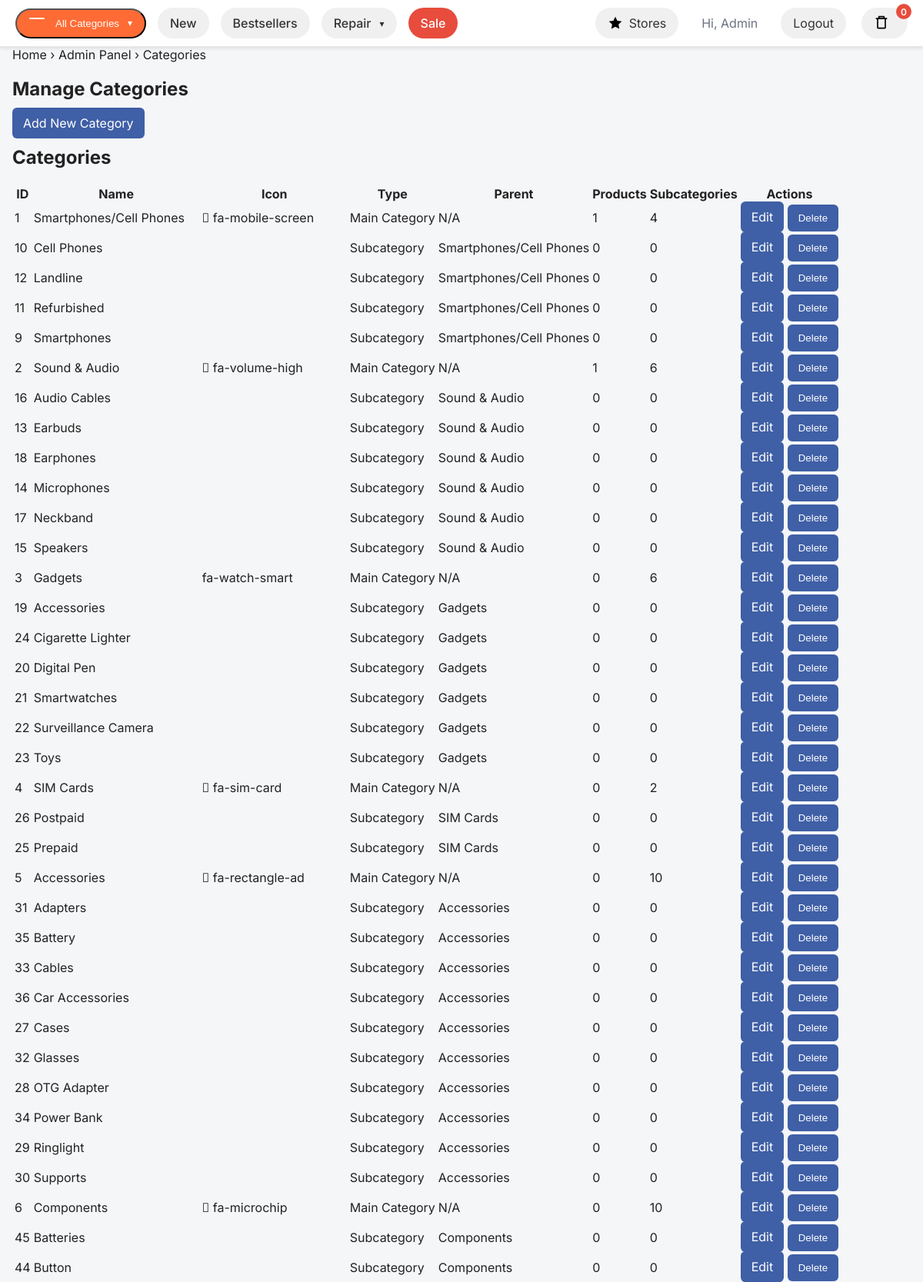
Screenshot of /admin/categories.php (signed in, upper part) with the database file from the repository.
### tables this page shows
CREATE TABLE IF NOT EXISTS categories (
  id INT AUTO_INCREMENT PRIMARY KEY,
  name VARCHAR(120) NOT NULL,
  icon VARCHAR(60) NULL,             
  parent_id INT NULL,
  CONSTRAINT fk_cat_parent FOREIGN KEY (parent_id) REFERENCES categories(id) ON DELETE CASCADE
);

### includes/config.php (called while the page is built, shortened)
<?php
$BASE_URL = 'http://localhost/imobile/';
?>

### includes/functions.php (called while the page is built, shortened)
<?php
function e($v) { return htmlspecialchars((string)$v, ENT_QUOTES, 'UTF-8'); }
function is_logged_in() { return isset($_SESSION['user']); }
?>

### admin/categories.php (the view, shortened to what this page needs)
<?php
require_once __DIR__ . '/auth.php';
require_once __DIR__ . '/../includes/functions.php';
$categories = $pdo->query("
    SELECT
        c.*,
        p.name as parent_name,
        (SELECT COUNT(*) FROM categories WHERE parent_id = c.id) as subcategories_count,
        (SELECT COUNT(*) FROM products WHERE category_id = c.id) as products_count
    FROM categories c
    LEFT JOIN categories p ON c.parent_id = p.id
    ORDER BY COALESCE(c.parent_id, c.id), c.parent_id IS NULL DESC, c.name
")->fetchAll();
require_once __DIR__ . '/../includes/header.php';
?>
<div class="breadcrumbs"><a href="../index.php">Home</a> › <a href="index.php">Admin Panel</a> › Categories</div>
<section class="card">
  <h1>Manage Categories</h1>
  <a href="?add=1" class="btn">Add New Category</a>
  <h2>Categories</h2>
  <table class="admin-table">
    <thead>
      <tr>
        <th>ID</th>
        <th>Name</th>
        <th>Icon</th>
        <th>Type</th>
        <th>Parent</th>
        <th>Products</th>
        <th>Subcategories</th>
        <th>Actions</th>
      </tr>
    </thead>
    <tbody>
      <?php foreach ($categories as $cat): ?>
        <tr>
          <td><?=$cat['id']?></td>
          <td><?=$cat['name']?></td>
          <td><?php if ($cat['icon']): ?><i class="<?=$cat['icon']?>"></i> <?=$cat['icon']?><?php endif; ?></td>
          <td><?=$cat['parent_id'] ? 'Subcategory' : 'Main Category'?></td>
          <td><?=$cat['parent_name'] ?: 'N/A'?></td>
          <td><?=$cat['products_count']?></td>
          <td><?=$cat['subcategories_count']?></td>
          <td>
            <a href="?edit=<?=$cat['id']?>" class="btn btn-small">Edit</a>
            <form method="post" style="display:inline;" onsubmit="return confirm('Are you sure? This will also delete all subcategories and may affect products.')">
              <button type="submit" name="delete" class="btn btn-small btn-red">Delete</button>
            </form>
          </td>
        </tr>
      <?php endforeach; ?>
    </tbody>
  </table>
</section>
<?php include __DIR__ . '/../includes/footer.php'; ?>

### includes/header.php (shortened to what this page needs)
<?php
require_once __DIR__ . '/config.php';
require_once __DIR__ . '/functions.php';
?>
<!DOCTYPE html>
<html lang="en">
<head>
  <link rel="stylesheet" href="<?=$BASE_URL?>assets/css/style.css">
  <link href="https://cdnjs.cloudflare.com/ajax/libs/font-awesome/6.5.0/css/all.min.css" rel="stylesheet">
</head>
<body>
<header class="site-header">
  <div class="container nav">
    <div class="nav-left">
      <button class="pill pill-orange" id="btnAllCategories" aria-expanded="false">
        <span class="burger"><span></span></span>
        All Categories
        <span class="chev">▾</span>
      </button>
      <a class="pill" href="<?=$BASE_URL?>index.php" data-nav="new">New</a>
      <a class="pill" href="<?=$BASE_URL?>bestsellers.php" data-nav="bestsellers">Bestsellers</a>
      <a class="pill pill-has-caret" href="<?=$BASE_URL?>repair.php" data-nav="repair">Repair <span class="chev">▾</span></a>
      <a class="pill pill-red" href="<?=$BASE_URL?>sale.php" data-nav="sale">Sale</a>
    </div>
    <div class="nav-right">
      <a class="link-store" href="<?=$BASE_URL?>stores.php" data-nav="stores">
        <span class="store-icon"></span> Stores
      </a>
      <?php if (is_logged_in()): ?>
        <span class="hello">Hi, <?=e($_SESSION['user']['first_name'] ?? 'User')?></span>
        <a class="link-account" href="<?=$BASE_URL?>logout.php" data-nav="account">Logout</a>
      <?php else: ?>
        <a class="link-account" href="<?=$BASE_URL?>login.php" data-nav="account">Login</a>
        <a class="link-account" href="<?=$BASE_URL?>register.php" data-nav="account">Register</a>
      <?php endif; ?>
      <a class="cart" href="<?=$BASE_URL?>cart.php" aria-label="Cart">
        <span class="cart-bag"></span>
        <span class="cart-badge" id="cartCount">0</span>
      </a>
    </div>
  </div>
</header>
<main class="page wrap">

### includes/footer.php (shortened to what this page needs)
</main>
</body>
</html>

### assets/css/style.css (style rules this page uses)
:root { --primary:#3F5FA6; --primary-dark:#2d4f97; --sale:#e53935; --bg:#f5f6f8; --text:#222; --muted:#6b7280; --card:#fff; --border:#e5e7eb; }
* { box-sizing:border-box }
html,body { margin:0;font-family:Inter,system-ui,-apple-system,Segoe UI,Roboto,Arial,sans-serif;color:var(--text);background:var(--bg) }
a { color:inherit;text-decoration:none }
.wrap { max-width:1220px;margin:0 auto;padding:0 16px }
.btn { border:0;background:var(--primary);color:#fff;padding:10px 14px;border-radius:6px;cursor:pointer }
.pill { display:inline-flex;gap:6px;align-items:center;padding:8px 12px;color:#fff;background:transparent;border-radius:4px }
.site-header { background:#fff;color:var(--text);position:sticky;top:0;z-index:50;border-bottom:1px solid var(--border);box-shadow:0 2px 4px rgba(0,0,0,.1) }
.container { max-width:1200px;margin:0 auto;padding:0 20px }
.nav { display:flex;align-items:center;justify-content:space-between;min-height:60px }
.nav-left { display:flex;align-items:center;gap:15px }
.nav-right { display:flex;align-items:center;gap:20px }
.pill { display:inline-flex;align-items:center;padding:10px 16px;border-radius:25px;font-weight:500;text-decoration:none;transition:all 0.3s ease;color:#333;background:#f0f0f0 }
.pill-orange { background:#ff6b35;color:#fff }
.pill-has-caret { position:relative }
.chev { margin-left:5px;font-size:12px }
.burger { display:flex;flex-direction:column;width:20px;height:14px;justify-content:space-between;margin-right:8px }
.burger span { display:block;width:100%;height:2px;background:#fff;border-radius:1px }
.pill-red { background:#e74c3c;color:#fff }
.link-store,.link-account { display:flex;align-items:center;padding:10px 16px;border-radius:25px;text-decoration:none;color:#333;background:#f0f0f0;transition:all 0.3s ease }
.store-icon { display:inline-block;width:20px;height:20px;background-size:contain;margin-right:8px }
.cart { display:flex;align-items:center;padding:10px 16px;border-radius:25px;text-decoration:none;color:#333;background:#f0f0f0;position:relative;transition:all 0.3s ease }
.cart-bag { display:inline-block;width:20px;height:20px;background-size:contain;margin-right:8px }
.cart-badge { position:absolute;top:-5px;right:-5px;background:#e74c3c;color:#fff;border-radius:50%;width:20px;height:20px;display:flex;align-items:center;justify-content:center;font-size:12px;font-weight:600 }
.hello { margin:0 10px;color:var(--muted) }

### rows the page displays
categories: id "1", name "Smartphones/Cell Phones", icon "fa-mobile-screen", shows "Main Category", parent_name "N/A", products_count "1", subcategories_count "4"
categories: id "10", name "Cell Phones", shows "Subcategory", parent.name "Smartphones/Cell Phones", products_count "0", subcategories_count "0"
categories: id "12", name "Landline", shows "Subcategory", parent.name "Smartphones/Cell Phones", products_count "0", subcategories_count "0"
categories: id "11", name "Refurbished", shows "Subcategory", parent.name "Smartphones/Cell Phones", products_count "0", subcategories_count "0"
categories: id "9", name "Smartphones", shows "Subcategory", parent.name "Smartphones/Cell Phones", products_count "0", subcategories_count "0"
categories: id "2", name "Sound & Audio", icon "fa-volume-high", shows "Main Category", parent_name "N/A", products_count "1", subcategories_count "6"
categories: id "16", name "Audio Cables", shows "Subcategory", parent.name "Sound & Audio", products_count "0", subcategories_count "0"
categories: id "13", name "Earbuds", shows "Subcategory", parent.name "Sound & Audio", products_count "0", subcategories_count "0"
categories: id "18", name "Earphones", shows "Subcategory", parent.name "Sound & Audio", products_count "0", subcategories_count "0"
categories: id "14", name "Microphones", shows "Subcategory", parent.name "Sound & Audio", products_count "0", subcategories_count "0"
categories: id "17", name "Neckband", shows "Subcategory", parent.name "Sound & Audio", products_count "0", subcategories_count "0"
categories: id "15", name "Speakers", shows "Subcategory", parent.name "Sound & Audio", products_count "0", subcategories_count "0"
categories: id "3", name "Gadgets", icon "fa-watch-smart", shows "Main Category", parent_name "N/A", products_count "0", subcategories_count "6"
categories: id "19", name "Accessories", shows "Subcategory", parent.name "Gadgets", products_count "0", subcategories_count "0"
categories: id "24", name "Cigarette Lighter", shows "Subcategory", parent.name "Gadgets", products_count "0", subcategories_count "0"
categories: id "20", name "Digital Pen", shows "Subcategory", parent.name "Gadgets", products_count "0", subcategories_count "0"
categories: id "21", name "Smartwatches", shows "Subcategory", parent.name "Gadgets", products_count "0", subcategories_count "0"
categories: id "22", name "Surveillance Camera", shows "Subcategory", parent.name "Gadgets", products_count "0", subcategories_count "0"
categories: id "23", name "Toys", shows "Subcategory", parent.name "Gadgets", products_count "0", subcategories_count "0"
categories: id "4", name "SIM Cards", icon "fa-sim-card", shows "Main Category", parent_name "N/A", products_count "0", subcategories_count "2"
categories: id "26", name "Postpaid", shows "Subcategory", parent.name "SIM Cards", products_count "0", subcategories_count "0"
categories: id "25", name "Prepaid", shows "Subcategory", parent.name "SIM Cards", products_count "0", subcategories_count "0"
categories: id "5", name "Accessories", icon "fa-rectangle-ad", shows "Main Category", parent_name "N/A", products_count "0", subcategories_count "10"
categories: id "31", name "Adapters", shows "Subcategory", parent.name "Accessories", products_count "0", subcategories_count "0"
categories: id "35", name "Battery", shows "Subcategory", parent.name "Accessories", products_count "0", subcategories_count "0"
categories: id "33", name "Cables", shows "Subcategory", parent.name "Accessories", products_count "0", subcategories_count "0"
categories: id "36", name "Car Accessories", shows "Subcategory", parent.name "Accessories", products_count "0", subcategories_count "0"
categories: id "27", name "Cases", shows "Subcategory", parent.name "Accessories", products_count "0", subcategories_count "0"
categories: id "32", name "Glasses", shows "Subcategory", parent.name "Accessories", products_count "0", subcategories_count "0"
categories: id "28", name "OTG Adapter", shows "Subcategory", parent.name "Accessories", products_count "0", subcategories_count "0"
categories: id "34", name "Power Bank", shows "Subcategory", parent.name "Accessories", products_count "0", subcategories_count "0"
categories: id "29", name "Ringlight", shows "Subcategory", parent.name "Accessories", products_count "0", subcategories_count "0"
categories: id "30", name "Supports", shows "Subcategory", parent.name "Accessories", products_count "0", subcategories_count "0"
categories: id "6", name "Components", icon "fa-microchip", shows "Main Category", parent_name "N/A", products_count "0", subcategories_count "10"
categories: id "45", name "Batteries", shows "Subcategory", parent.name "Components", products_count "0", subcategories_count "0"
categories: id "44", name "Button", shows "Subcategory", parent.name "Components", products_count "0", subcategories_count "0"

### other values shown
$_SESSION['user']['first_name'] "Admin"
